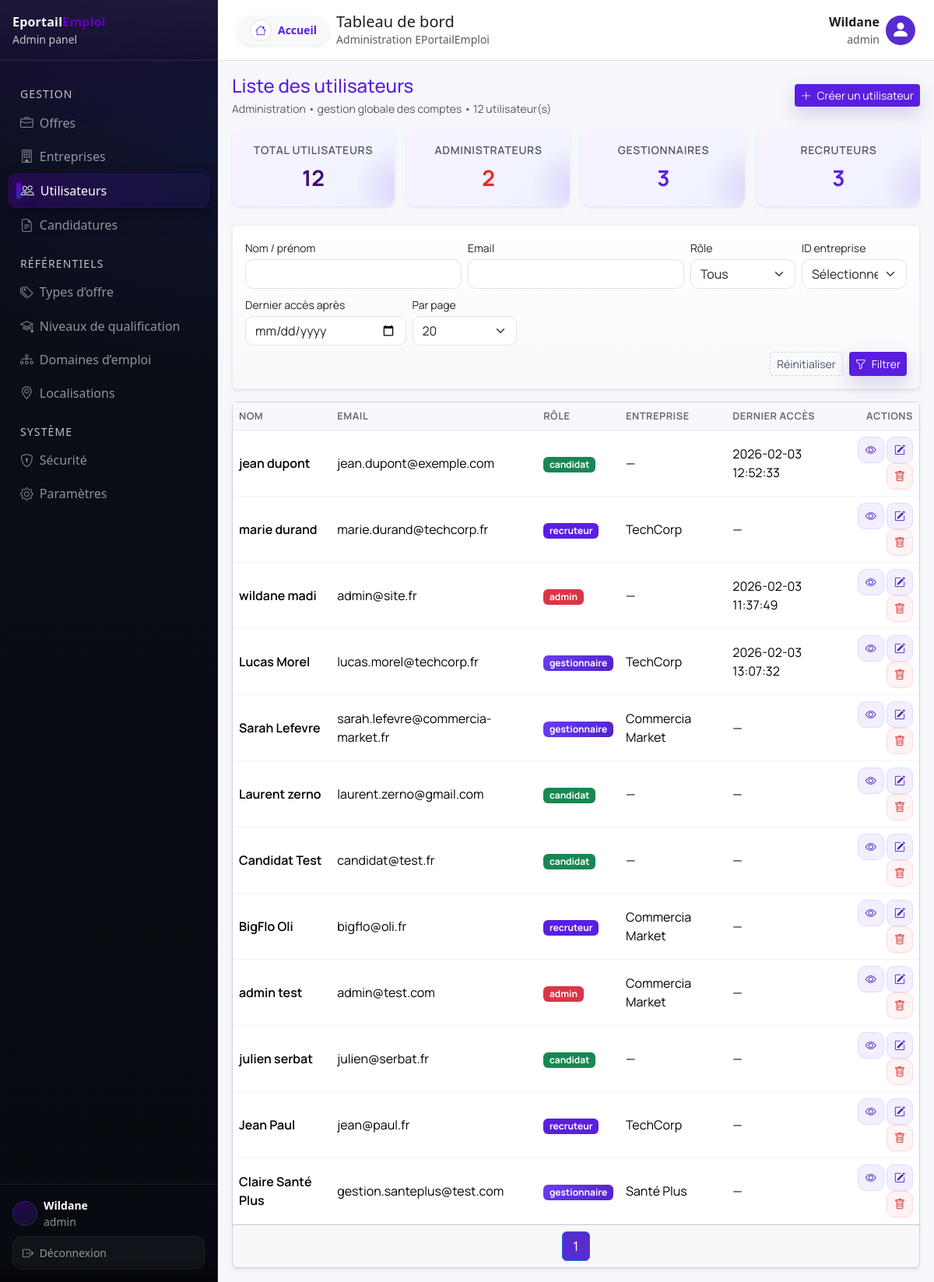
Page /admin/users?reason=loggedin (signed in) on the committed database.
### tables this page shows
CREATE TABLE IF NOT EXISTS `users` (
  `id` int NOT NULL AUTO_INCREMENT,
  `prenom` varchar(100) DEFAULT NULL,
  `nom` varchar(100) DEFAULT NULL,
  `email` varchar(150) NOT NULL,
  `mot_de_passe` varchar(255) NOT NULL,
  `telephone` varchar(30) DEFAULT NULL,
  `role` enum('candidat','recruteur','gestionnaire','admin') NOT NULL,
  `entreprise_id` int DEFAULT NULL,
  `date_creation` datetime DEFAULT CURRENT_TIMESTAMP,
  `dernier_acces` datetime DEFAULT NULL,
  PRIMARY KEY (`id`),
  UNIQUE KEY `email` (`email`),
  KEY `fk_users_entreprise` (`entreprise_id`)
);

CREATE TABLE IF NOT EXISTS `entreprises` (
  `id` int NOT NULL AUTO_INCREMENT,
  `date_inscription` timestamp NULL DEFAULT CURRENT_TIMESTAMP,
  `gestionnaire_id` int DEFAULT NULL,
  `nom` varchar(150) NOT NULL,
  `secteur_id` int NOT NULL,
  `adresse` varchar(255) NOT NULL,
  `code_postal` varchar(20) DEFAULT NULL,
  `ville` varchar(150) DEFAULT NULL,
  `pays` varchar(100) DEFAULT NULL,
  `telephone` varchar(30) DEFAULT NULL,
  `email` varchar(100) DEFAULT NULL,
  `siret` varchar(14) NOT NULL,
  `site_web` varchar(255) DEFAULT NULL,
  `taille` varchar(50) DEFAULT NULL,
  `description` text,
  `logo` varchar(255) DEFAULT NULL,
  PRIMARY KEY (`id`),
  UNIQUE KEY `siret` (`siret`),
  UNIQUE KEY `fk_entreprises_gestionnaire` (`gestionnaire_id`) USING BTREE,
  KEY `secteur_id` (`secteur_id`)
);

### views/users/admin_index.php (the view, shortened to what the rows shown need)
<?php
$users      = $users      ?? [];
?>
<div class="d-flex flex-wrap justify-content-between align-items-center mb-3 admin-users-header">
    <div>
        <h2 class="h4 mb-1 text-primary">Liste des utilisateurs</h2>
    </div>
</div>
<div class="card shadow-sm">
    <div class="card-body p-0">
        <div class="table-responsive">
            <table class="table table-hover align-middle mb-0 admin-users-table">
                <thead class="table-light admin-users-head">
                    <tr>
                        <th>Nom</th>
                        <th class="d-none d-md-table-cell">Email</th>
                        <th>Rôle</th>
                        <th class="d-none d-lg-table-cell">Entreprise</th>
                        <th class="d-none d-lg-table-cell">Dernier accès</th>
                        <th class="text-end">Actions</th>
                    </tr>
                </thead>
                <tbody>
                <?php if (empty($users)): ?>
                    <tr>
                        <td colspan="6" class="text-center text-muted py-4">
                            Aucun utilisateur ne correspond aux filtres.
                        </td>
                    </tr>
                <?php else: ?>
                    <?php foreach ($users as $u): ?>
                        <?php
                            $id   = (int)$u['id'];
                            $name = trim(($u['prenom'] ?? '') . ' ' . ($u['nom'] ?? ''));
                            $role = $u['role'] ?? '';
                            $badgeClass = match ($role) {
                                'admin'        => 'bg-danger',
                                'gestionnaire' => 'bg-purple text-white',
                                'recruteur'    => 'bg-primary',
                                'candidat'     => 'bg-success',
                                default        => 'bg-secondary',
                            };
                        ?>
                        <tr class="admin-user-row">
                            <td class="fw-semibold"><?= htmlspecialchars($name ?: '—') ?></td>
                            <td class="d-none d-md-table-cell"><?= htmlspecialchars($u['email'] ?? '—') ?></td>
                            <td>
                                <span class="badge <?= $badgeClass ?>">
                                    <?= htmlspecialchars($role) ?>
                                </span>
                            </td>
                            <td class="d-none d-lg-table-cell"><?= htmlspecialchars($u['entreprise'] ?? '—') ?></td>
                            <td class="d-none d-lg-table-cell"><?= htmlspecialchars($u['dernier_acces'] ?? '—') ?></td>
                            <td class="text-end">
                                <button
                                    class="btn btn-primary btn-sm btn-icon btn-soft-primary js-user-details"
                                    data-id="<?= $id ?>"
                                    data-nom="<?= htmlspecialchars($name) ?>"
                                    data-email="<?= htmlspecialchars($u['email']) ?>"
                                    data-role="<?= htmlspecialchars($role) ?>"
                                    data-entreprise="<?= htmlspecialchars($u['entreprise'] ?? '—') ?>"
                                    data-acces="<?= htmlspecialchars($u['dernier_acces'] ?? '—') ?>"
                                    data-bs-toggle="modal"
                                    data-bs-target="#userModal"
                                    aria-label="Voir les détails de <?= htmlspecialchars($name) ?>"
                                >
                                    <i class="bi bi-eye"></i>
                                </button>
                                <a href="/admin/users/edit?id=<?= $id ?>"
                                   class="btn btn-primary btn-sm btn-icon btn-soft-primary"
                                   aria-label="Modifier <?= htmlspecialchars($name) ?>">
                                    <i class="bi bi-pencil-square"></i>
                                </a>
                                <form method="POST"
                                      action="/admin/users/delete"
                                      class="d-inline js-delete-form">
                                    <button type="submit"
                                            class="btn btn-danger btn-sm btn-icon btn-soft-danger"
                                            aria-label="Supprimer <?= htmlspecialchars($name) ?>">
                                        <i class="bi bi-trash"></i>
                                    </button>
                                </form>
                            </td>
                        </tr>
                    <?php endforeach; ?>
                <?php endif; ?>
                </tbody>
            </table>
        </div>
    </div>
</div>

### rows in the picture
users: prenom+nom "jean dupont", email "jean.dupont@exemple.com", role "candidat", entreprise "—", dernier_acces "2026-02-03 12:52:33"
users: prenom+nom "marie durand", email "marie.durand@techcorp.fr", role "recruteur", entreprise.nom "TechCorp", dernier_acces "—"
users: prenom+nom "wildane madi", email "admin@site.fr", role "admin", entreprise "—", dernier_acces "2026-02-03 11:37:49"
users: prenom+nom "Lucas Morel", email "lucas.morel@techcorp.fr", role "gestionnaire", entreprise.nom "TechCorp", dernier_acces "2026-02-03 13:07:32"
users: prenom+nom "Sarah Lefevre", email "sarah.lefevre@commercia-market.fr", role "gestionnaire", entreprise.nom "Commercia Market", dernier_acces "—"
users: prenom+nom "Laurent zerno", email "laurent.zerno@gmail.com", role "candidat", entreprise "—", dernier_acces "—"
users: prenom+nom "Candidat Test", email "candidat@test.fr", role "candidat", entreprise "—", dernier_acces "—"
users: prenom+nom "BigFlo Oli", email "bigflo@oli.fr", role "recruteur", entreprise.nom "Commercia Market", dernier_acces "—"
users: prenom+nom "admin test", email "admin@test.com", role "admin", entreprise.nom "Commercia Market", dernier_acces "—"
users: prenom+nom "julien serbat", email "julien@serbat.fr", role "candidat", entreprise "—", dernier_acces "—"
users: prenom+nom "Jean Paul", email "jean@paul.fr", role "recruteur", entreprise.nom "TechCorp", dernier_acces "—"
users: prenom+nom "Claire Santé Plus", email "gestion.santeplus@test.com", role "gestionnaire", entreprise.nom "Santé Plus", dernier_acces "—"

### other values in the picture
$role "Admin"
$item['section'] "GESTION"
$label "Offres"
$label "Entreprises"
$label "Utilisateurs"
$label "Candidatures"
$item['section'] "RÉFÉRENTIELS"
$label "Types d’offre"
$label "Niveaux de qualification"
$label "Domaines d’emploi"
$label "Localisations"
$item['section'] "SYSTÈME"
$label "Sécurité"
$label "Paramètres"
$_SESSION['user_prenom'] "Wildane"
